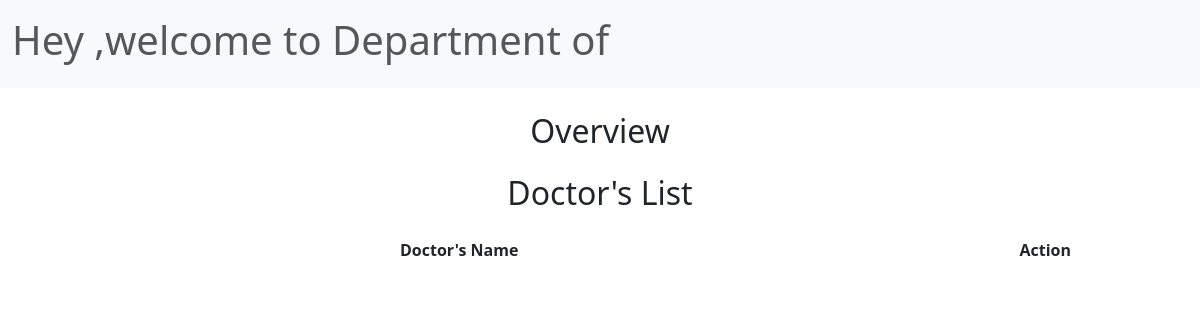
The page /dashboard/patient/dep-details/neurology on the database as committed earlier.
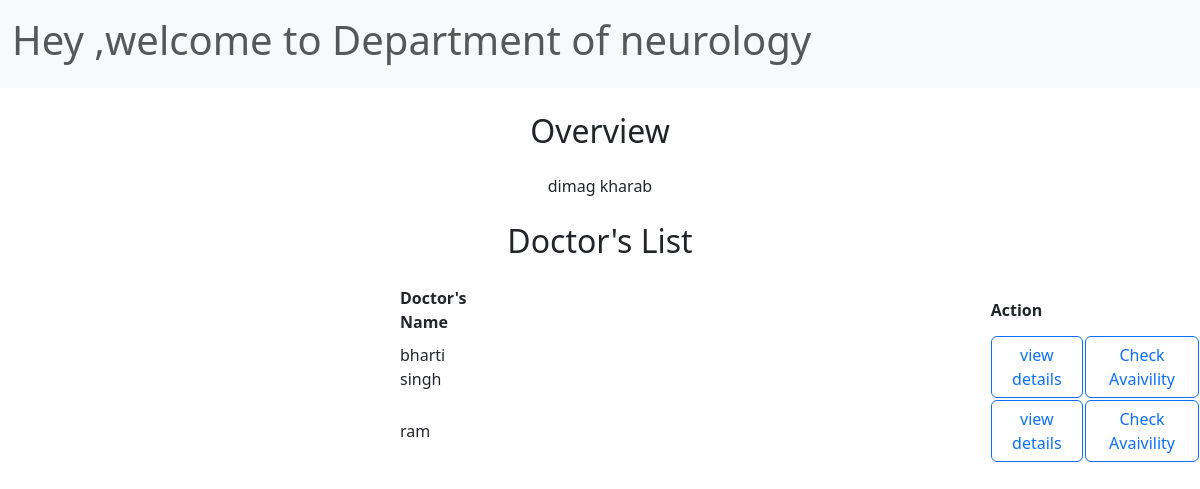
The same page on the database as committed later.
### models/models.py (models this page shows)
class Department(db.Model):
    id=db.Column(db.Integer(),primary_key=True)
    name=db.Column(db.String(50),nullable = False)
    descreption=db.Column(db.String(200),nullable=True)

class Doctor(db.Model):
    id=db.Column(db.Integer(),primary_key=True)
    fullname = db.Column(db.String(50),nullable = False)
    username = db.Column(db.String(50),unique = True,nullable = False)
    password = db.Column(db.String(),nullable= False)
    address = db.Column(db.String(200),nullable = False)
    phone = db.Column(db.String(15),nullable = False)
    email = db.Column(db.String(50),nullable = False)
    experience = db.Column(db.String(100),nullable = False)
    specialization = db.Column(db.String(50),nullable = False)
    created_at=db.Column(db.DateTime(),default=datetime.datetime.utcnow)
    updated_at=db.Column(db.DateTime(),default=datetime.datetime.utcnow,onupdate=datetime.datetime.utcnow)

### controllers/showDepartmentPage.py (the view)
@showthedepartment.route("/dashboard/patient/dep-details/<string:depname>", methods=['GET','POST'])
def showTheDepartment(depname):
    print(depname)
    getDetails = Department.query.filter_by(name=depname).first()
    getdoctors = Doctor.query.filter_by(specialization=depname).all()
    print(getdoctors)
    return render_template("departmentPage.html",getDetails=getDetails, getdoctors=getdoctors)

### templates/departmentPage.html (shortened to what this page needs)
<!DOCTYPE html>
<html lang="en">
<head>
        <link href="https://cdn.jsdelivr.net/npm/bootstrap@5.3.2/dist/css/bootstrap.min.css" rel="stylesheet">
</head>
<body>
    <nav class="navbar bg-body-tertiary">
  <div class="container-fluid">
    <span class="navbar-text">
  <h1>Hey ,welcome to Department of {{getDetails.name}}</h1>
    </span>
  </div>
</nav>
     <h2 class="text-center my-4">Overview</h2>
     <p class="text-center my-4">{{getDetails.descreption}}</p>
 <div><h2 class="text-center my-4">Doctor's List</h2></div>
 <table>
      <thead>
        <tr>
            <th style="padding-right: 500px;padding-left: 400px;">Doctor's Name</th>
            <th>Action</th>
        </tr>
    </thead>
      <tbody>
        {% for x in getdoctors %}
        <tr>
            <td style="padding-right: 500px;padding-left: 400px;">{{ x.fullname }}</td>
            <td>
            <a class="btn btn-outline-primary" href="/dashboard/patient/dep-details/{{x.specialization}}/{{x.username}}">view details </a>
            </td>
            <td>
            <a class="btn btn-outline-primary" href="/dashboard/patient/{{x.specialization}}/{{x.fullname}}/{{x.username}}/availibility">Check Avaivility</a>
            </td>
        </tr>
        {% endfor %}
    </tbody>
 </table>
</html>

Rows that differ between the two databases and show on the page:
now on this page (row edited): Department: name "neurology", descreption "dimag kharab"
now on this page (row edited): Doctor: fullname "bharti singh"
now on this page (row edited): Doctor: fullname "ram"
